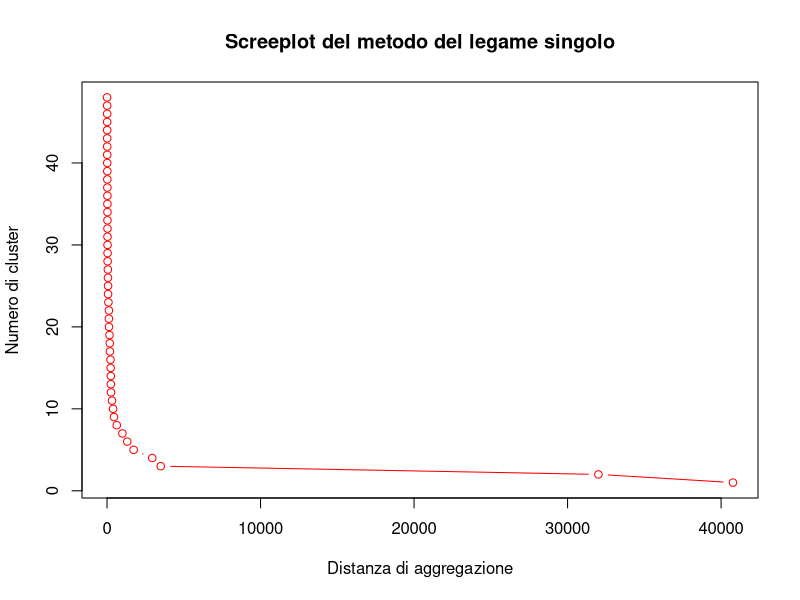
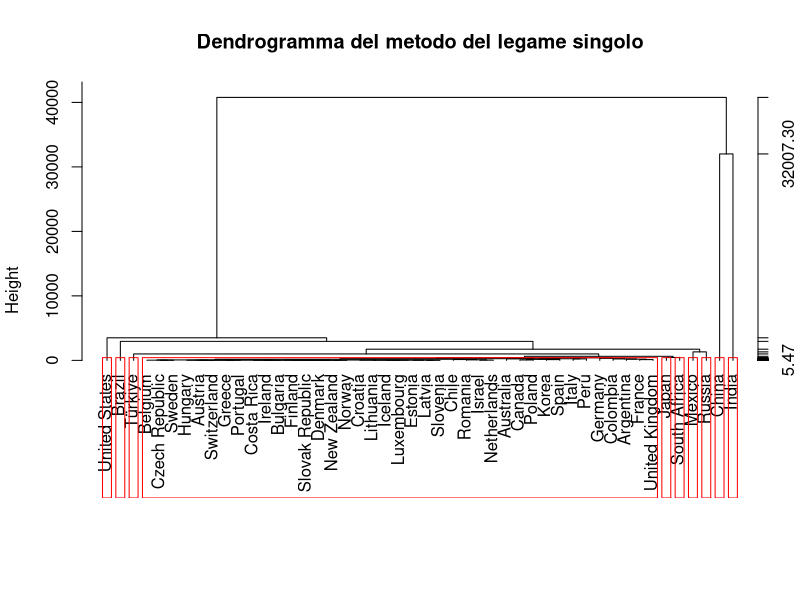
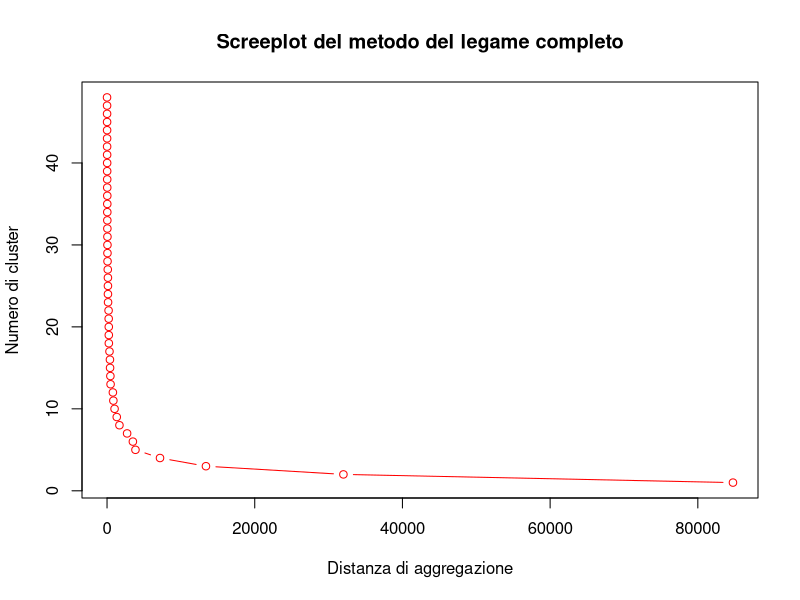
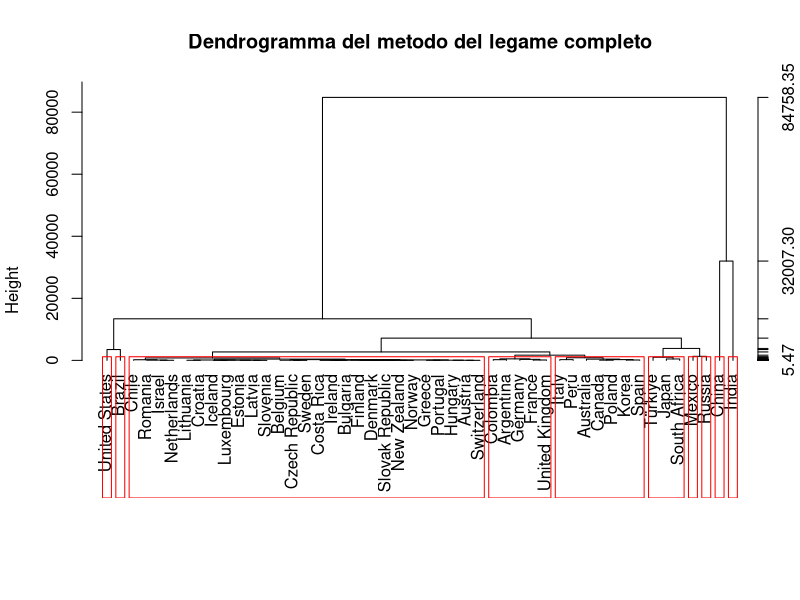
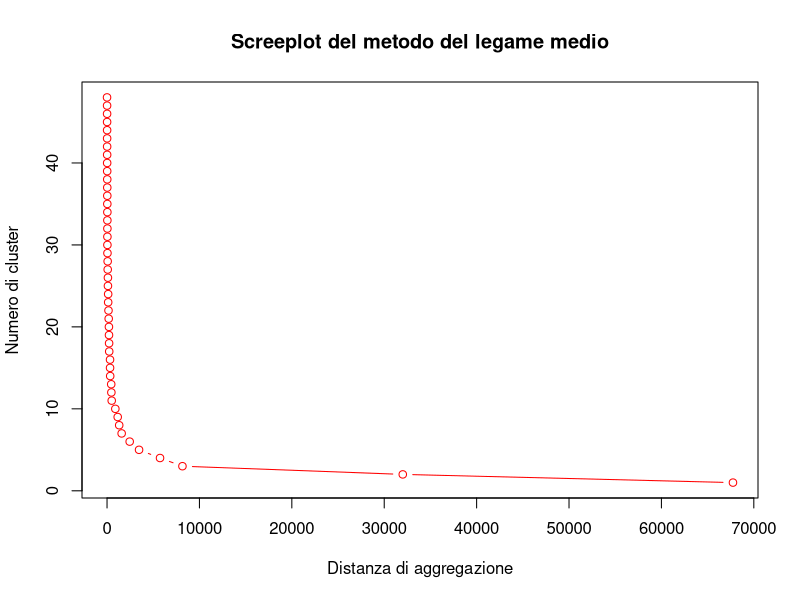
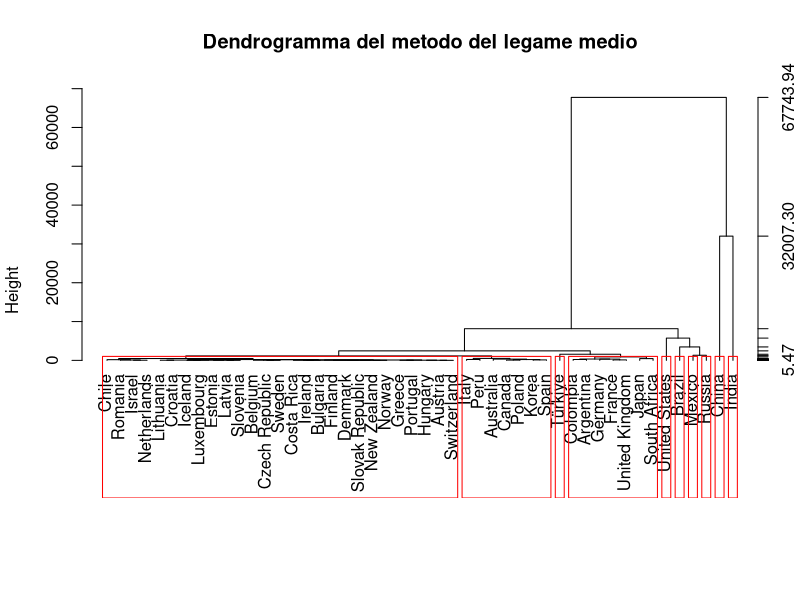
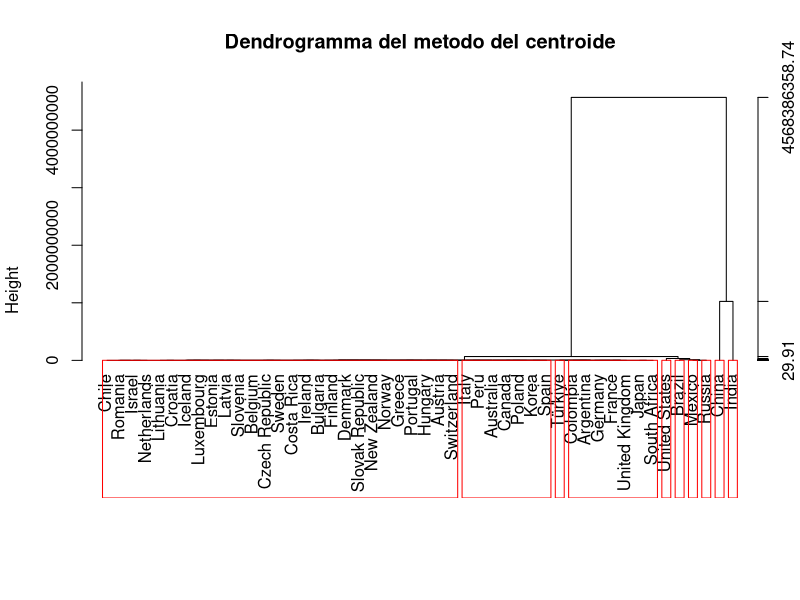
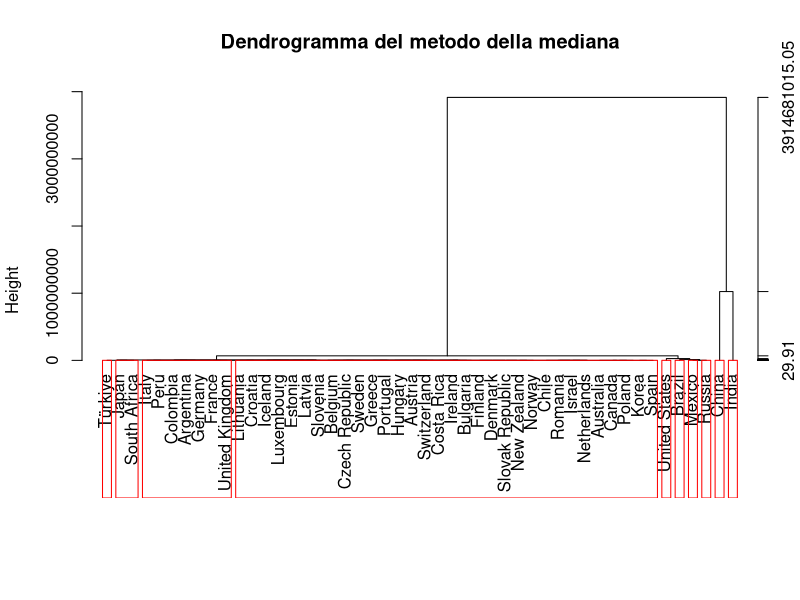

Write R code to recreate these figures, in order.
# CLUSTERING SUL DATASET DELLE NASCITE
# Author: Daniela Amendola

library(readxl)
library(openxlsx)

data <- read_excel("dataset_puliti/nascite_arrotondato.xlsx")

View(data)

# Si estraggono dal datafram i nomi dei Paesi
nome_paesi <- data$Country
nome_paesi <- sub(" \\(People's Republic of\\)", "", data$Country) # Modifico il nome della Cina

# Si imposta l'opzione per evitare la notazione scientifica nei grafici
options(scipen = 999)

################################################################################
#------------------------- Matrice delle distanze -----------------------------#
################################################################################

# Si calcola la matrice delle distanze tramite la metrica euclidea
distanzaEuclidea <- dist(data[, -1], method = "euclidean")
distanzaEuclidea

# Si converte la matrice delle distanze in un dataframe
distanzaEuclidea_df <- as.data.frame(as.matrix(distanzaEuclidea))

# Si aggiungono i nomi dei Paesi alle righe e alle colonne
rownames(distanzaEuclidea_df) <- nome_paesi
colnames(distanzaEuclidea_df) <- nome_paesi

View(distanzaEuclidea_df)

# Si salva la matrice delle distanze euclidee in un file Excel
write.xlsx(distanzaEuclidea_df, "matrice_distanze_nascite.xlsx", rowNames = TRUE)

################################################################################
#----------------------- Misura di non omogeneità totale ----------------------#
################################################################################

n <- nrow(data[, -1]) # numero di righe nel df
WI <- cov(data[, -1]) # matrice di covarianza
HI <- (n - 1)* WI # matrice di non omogeneità statistica

trHI <- sum(diag(HI)) # misura di non omogeneita’ statistica 
trHI

################################################################################
# ---------------------------- Metodi gerarchici ------------------------------#
################################################################################

#------------ Metodo del legame singolo ------------#
hls_singolo <- hclust(distanzaEuclidea, method = "single")

# Si realizza lo screeplot per vedere il numero di cluster consigliato
plot(c(0, hls_singolo$height), 
     seq(48,1),
     type = "b", 
     main = "Screeplot del metodo del legame singolo", 
     sub = "",
     xlab = "Distanza di aggregazione",
     ylab = "Numero di cluster",
     col = "red")

c(0, hls_singolo$height) # Consigliato 3 cluster

#----- Misure di non omogeneità statistiche
# Si taglia il dendrogramma in 3 cluster
taglio_singolo <- cutree(hls_singolo, k = 3, h = NULL)

# Numeri di elementi dei gruppi
num_gruppi_singolo <- table(taglio_singolo)

# Lista di indici per i gruppi
taglioList_singolo <- list(taglio_singolo)

agvar_singolo <- aggregate(data[, -1], taglioList_singolo, var)[, -1]

# Gruppo 1
trH1 <- (num_gruppi_singolo[[1]] - 1) * sum(agvar_singolo[1, ])
if(is.na(trH1))
  trH1 <- 0
trH1

# Gruppo 2
trH2 <- (num_gruppi_singolo[[2]] - 1) * sum(agvar_singolo[2, ])
if(is.na(trH2))
  trH2 <- 0
trH2

# Gruppo 3
trH3 <- (num_gruppi_singolo[[3]] - 1) * sum(agvar_singolo[3, ])
if(is.na(trH3))
  trH3 <- 0
trH3

# Si calcola la misura di non omogeneità interna (within)
trWithin <- trH1 + trH2 + trH3 
trWithin

# Si calcola la misura di non omogeneita’ tra i cluster (between)
trBetween <- trHI - trWithin
trBetween/trHI # 0.9659548

#-------- Si Prova con 5 cluster
taglio_singolo <- cutree(hls_singolo, k = 5, h = NULL)

# Numeri di elementi dei gruppi
num_gruppi_singolo <- table(taglio_singolo)

# Lista di indici per i gruppi
taglioList_singolo <- list(taglio_singolo)

agvar_singolo <- aggregate(data[, -1], taglioList_singolo, var)[, -1]

# Gruppo 1
trH1 <- (num_gruppi_singolo[[1]] - 1) * sum(agvar_singolo[1, ])
if(is.na(trH1))
  trH1 <- 0
trH1

# Gruppo 2
trH2 <- (num_gruppi_singolo[[2]] - 1) * sum(agvar_singolo[2, ])
if(is.na(trH2))
  trH2 <- 0
trH2

# Gruppo 3
trH3 <- (num_gruppi_singolo[[3]] - 1) * sum(agvar_singolo[3, ])
if(is.na(trH3))
  trH3 <- 0
trH3

# Gruppo 4
trH4 <- (num_gruppi_singolo[[4]] - 1) * sum(agvar_singolo[4, ])
if(is.na(trH4))
  trH4 <- 0
trH4

# Gruppo 5
trH5 <- (num_gruppi_singolo[[5]] - 1) * sum(agvar_singolo[5, ])
if(is.na(trH5))
  trH5 <- 0
trH5

# Si calcola la misura di non omogeneità interna (within)
trWithin <- trH1 + trH2 + trH3 + trH4 + trH5 
trWithin

# Si calcola la misura di non omogeneita’ tra i cluster (between)
trBetween <- trHI - trWithin 
trBetween/trHI # 0.9882972

# ------- Si Prova con 10 cluster
taglio_singolo <- cutree(hls_singolo, k = 10, h = NULL)

# Numeri di elementi dei gruppi
num_gruppi_singolo <- table(taglio_singolo)

# Lista di indici per i gruppi
taglioList_singolo <- list(taglio_singolo)

agvar_singolo <- aggregate(data[, -1], taglioList_singolo, var)[, -1]

# Gruppo 1
trH1 <- (num_gruppi_singolo[[1]] - 1) * sum(agvar_singolo[1, ])
if(is.na(trH1))
  trH1 <- 0
trH1

# Gruppo 2
trH2 <- (num_gruppi_singolo[[2]] - 1) * sum(agvar_singolo[2, ])
if(is.na(trH2))
  trH2 <- 0
trH2

# Gruppo 3
trH3 <- (num_gruppi_singolo[[3]] - 1) * sum(agvar_singolo[3, ])
if(is.na(trH3))
  trH3 <- 0
trH3

# Gruppo 4
trH4 <- (num_gruppi_singolo[[4]] - 1) * sum(agvar_singolo[4, ])
if(is.na(trH4))
  trH4 <- 0
trH4

# Gruppo 5
trH5 <- (num_gruppi_singolo[[5]] - 1) * sum(agvar_singolo[5, ])
if(is.na(trH5))
  trH5 <- 0
trH5

# Gruppo 6
trH6 <- (num_gruppi_singolo[[6]] - 1) * sum(agvar_singolo[6, ])
if(is.na(trH6))
  trH6 <- 0
trH6

# Gruppo 7
trH7 <- (num_gruppi_singolo[[7]] - 1) * sum(agvar_singolo[7, ])
if(is.na(trH7))
  trH7 <- 0
trH7

# Gruppo 8
trH8 <- (num_gruppi_singolo[[8]] - 1) * sum(agvar_singolo[8, ])
if(is.na(trH8))
  trH8 <- 0
trH8

# Gruppo 9
trH9 <- (num_gruppi_singolo[[9]] - 1) * sum(agvar_singolo[9, ])
if(is.na(trH9))
  trH9 <- 0
trH9

# Gruppo 10
trH10 <- (num_gruppi_singolo[[10]] - 1) * sum(agvar_singolo[10, ])
if(is.na(trH10))
  trH10 <- 0
trH10

# Si calcola la misura di non omogeneità interna (within)
trWithin <- trH1 + trH2 + trH3 + trH4 + trH5 + trH6 + trH7 + trH8 + trH9 + trH10 
trWithin

# Si calcola la misura di non omogeneita’ tra i cluster (between)
trBetween <- trHI - trWithin
trBetween/trHI # 0.997217

#---------Dendrogramma
# Si visualizza il dendrogramma con 10 cluster
plot(hls_singolo, 
     hang = -1,
     main = "Dendrogramma del metodo del legame singolo", 
     sub = "",
     xlab = "",
     labels = nome_paesi)
axis(side = 4, at = round(hls_singolo$height, 2))

# Si inseriscono i rettangoli per i cluster
rect.hclust(hls_singolo, k = 10, border = "red")


#------------ Metodo del legame completo ------------#
hlc_completo <- hclust(distanzaEuclidea, method = "complete")

# Si realizza lo screeplot per vedere il numero di cluster consigliato
plot(c(0, hlc_completo$height), 
     seq(48,1),
     type = "b", 
     main = "Screeplot del metodo del legame completo", 
     sub = "",
     xlab = "Distanza di aggregazione",
     ylab = "Numero di cluster",
     col = "red")

c(0, hlc_completo$height) # Consigliato 2 cluster

#----- Misure di non omogeneità statistiche
# Si taglia il dendrogramma in 2 cluster
taglio_completo <- cutree(hlc_completo, k = 2, h = NULL)

# Numeri di elementi dei gruppi
num_gruppi_completo <- table(taglio_completo)

# Lista di indici per i gruppi
taglioList_completo <- list(taglio_completo)

agvar_completo <- aggregate(data[, -1], taglioList_completo, var)[, -1]

# Gruppo 1
trH1 <- (num_gruppi_completo[[1]] - 1) * sum(agvar_completo[1, ])
if(is.na(trH1))
  trH1 <- 0
trH1

# Gruppo 2
trH2 <- (num_gruppi_completo[[2]] - 1) * sum(agvar_completo[1, ])
if(is.na(trH2))
  trH2 <- 0
trH2

# Si calcola la misura di non omogeneità interna (within)
trWithin <- trH1 + trH2
trWithin

# Si calcola la misura di non omogeneita’ tra i cluster (between)
trBetween <- trHI - trWithin 
trBetween/trHI # 0.9651982

#-------- Si Prova con 5 cluster
# Si taglia il dendrogramma in 5 cluster
taglio_completo <- cutree(hlc_completo, k = 5, h = NULL)

# Numeri di elementi dei gruppi
num_gruppi_completo <- table(taglio_completo)

# Lista di indici per i gruppi
taglioList_completo <- list(taglio_completo)

agvar_completo <- aggregate(data[, -1], taglioList_completo, var)[, -1]

# Gruppo 1
trH1 <- (num_gruppi_completo[[1]] - 1) * sum(agvar_completo[1, ])
if(is.na(trH1))
  trH1 <- 0
trH1

# Gruppo 2
trH2 <- (num_gruppi_completo[[2]] - 1) * sum(agvar_completo[1, ])
if(is.na(trH2))
  trH2 <- 0
trH2

# Gruppo 3
trH3 <- (num_gruppi_completo[[3]] - 1) * sum(agvar_completo[1, ])
if(is.na(trH3))
  trH3 <- 0
trH3

# Gruppo 4
trH4 <- (num_gruppi_completo[[4]] - 1) * sum(agvar_completo[1, ])
if(is.na(trH4))
  trH4 <- 0
trH4

# Gruppo 5
trH5 <- (num_gruppi_completo[[5]] - 1) * sum(agvar_completo[1, ])
if(is.na(trH5))
  trH5 <- 0
trH5

# Si calcola la misura di non omogeneità interna (within)
trWithin <- trH1 + trH2 + trH3 + trH4 + trH5 
trWithin

# Si calcola la misura di non omogeneità tra i cluster (between)
trBetween <- trHI - trWithin
trBetween/trHI # 0.9968508

#-------- Si Prova con 10 cluster
# Si taglia il dendrogramma in 10 cluster
taglio_completo <- cutree(hlc_completo, k = 10, h = NULL)

# Numeri di elementi dei gruppi
num_gruppi_completo <- table(taglio_completo)

# Lista di indici per i gruppi
taglioList_completo <- list(taglio_completo)

agvar_completo <- aggregate(data[, -1], taglioList_completo, var)[, -1]

# Gruppo 1
trH1 <- (num_gruppi_completo[[1]] - 1) * sum(agvar_completo[1, ])
if(is.na(trH1))
  trH1 <- 0
trH1

# Gruppo 2
trH2 <- (num_gruppi_completo[[2]] - 1) * sum(agvar_completo[1, ])
if(is.na(trH2))
  trH2 <- 0
trH2

# Gruppo 3
trH3 <- (num_gruppi_completo[[3]] - 1) * sum(agvar_completo[1, ])
if(is.na(trH3))
  trH3 <- 0
trH3

# Gruppo 4
trH4 <- (num_gruppi_completo[[4]] - 1) * sum(agvar_completo[1, ])
if(is.na(trH4))
  trH4 <- 0
trH4

# Gruppo 5
trH5 <- (num_gruppi_completo[[5]] - 1) * sum(agvar_completo[1, ])
if(is.na(trH5))
  trH5 <- 0
trH5

# Gruppo 6
trH6 <- (num_gruppi_completo[[6]] - 1) * sum(agvar_completo[1, ])
if(is.na(trH6))
  trH6 <- 0
trH6

# Gruppo 7
trH7 <- (num_gruppi_completo[[7]] - 1) * sum(agvar_completo[1, ])
if(is.na(trH7))
  trH7 <- 0
trH7

# Gruppo 8
trH8 <- (num_gruppi_completo[[8]] - 1) * sum(agvar_completo[1, ])
if(is.na(trH8))
  trH8 <- 0
trH8

# Gruppo 9
trH9 <- (num_gruppi_completo[[9]] - 1) * sum(agvar_completo[1, ])
if(is.na(trH9))
  trH9 <- 0
trH9

# Gruppo 10
trH10 <- (num_gruppi_completo[[10]] - 1) * sum(agvar_completo[1, ])
if(is.na(trH10))
  trH10 <- 0
trH10

# Si calcola la misura di non omogeneità interna (within)
trWithin <- trH1 + trH2 + trH3 + trH4 + trH5 + trH6 + trH7 + trH8 + trH9 + trH10
trWithin

# Si calcola la misura di non omogeneità tra i cluster (between)
trBetween <- trHI - trWithin
trBetween/trHI # 0.9996666

#-------- Dendrogramma
# Si visualizza il dendrogramma con 10 cluster
plot(hlc_completo, 
     hang = -1,
     main = "Dendrogramma del metodo del legame completo", 
     sub = "",
     xlab = "",
     labels = nome_paesi)
axis(side = 4, at = round(hlc_completo$height, 2))

# Si inseriscono i rettangoli per i cluster
rect.hclust(hlc_completo, k = 10, border = "red")

#------------ Metodo del legame medio ------------#
hlm_medio <- hclust(distanzaEuclidea, method = "average")

# Si realizza lo screeplot per vedere il numero di cluster consigliato
plot(c(0, hlm_medio$height), 
     seq(48,1),
     type = "b", 
     main = "Screeplot del metodo del legame medio", 
     sub = "",
     xlab = "Distanza di aggregazione",
     ylab = "Numero di cluster",
     col = "red")

c(0, hlm_medio$height) # Consigliato 2 cluster

#----- Misure di non omogeneità statistiche
# Si taglia il dendrogramma in 2 cluster
taglio_medio <- cutree(hlm_medio, k = 2, h = NULL)

# Numeri di elementi dei gruppi
num_gruppi_medio <- table(taglio_medio)

# Lista di indici per i gruppi
taglioList_medio <- list(taglio_medio)

agvar_medio <- aggregate(data[, -1], taglioList_medio, var)[, -1]

# Gruppo 1
trH1 <- (num_gruppi_medio[[1]] - 1) * sum(agvar_medio[1, ])
if(is.na(trH1))
  trH1 <- 0
trH1

# Gruppo 2
trH2 <- (num_gruppi_medio[[2]] - 1) * sum(agvar_medio[1, ])
if(is.na(trH2))
  trH2 <- 0
trH2

# Si calcola la misura di non omogeneità interna (within)
trWithin <- trH1 + trH2 
trWithin

# Si calcola la misura di non omogeneità tra i cluster (between)
trBetween <- trHI - trWithin
trBetween/trHI # 0.9651982

#-------- Si Prova con 5 cluster
# Si taglia il dendrogramma in 5 cluster
taglio_medio <- cutree(hlm_medio, k = 5, h = NULL)

# Numeri di elementi dei gruppi
num_gruppi_medio <- table(taglio_medio)

# Lista di indici per i gruppi
taglioList_medio <- list(taglio_medio)

agvar_medio <- aggregate(data[, -1], taglioList_medio, var)[, -1]

# Gruppo 1
trH1 <- (num_gruppi_medio[[1]] - 1) * sum(agvar_medio[1, ])
if(is.na(trH1))
  trH1 <- 0
trH1

# Gruppo 2
trH2 <- (num_gruppi_medio[[2]] - 1) * sum(agvar_medio[1, ])
if(is.na(trH2))
  trH2 <- 0
trH2

# Gruppo 3
trH3 <- (num_gruppi_medio[[3]] - 1) * sum(agvar_medio[1, ])
if(is.na(trH3))
  trH3 <- 0
trH3

# Gruppo 4
trH4 <- (num_gruppi_medio[[4]] - 1) * sum(agvar_medio[1, ])
if(is.na(trH4))
  trH4 <- 0
trH4

# Gruppo 5
trH5 <- (num_gruppi_medio[[5]] - 1) * sum(agvar_medio[1, ])
if(is.na(trH5))
  trH5 <- 0
trH5

# Si calcola la misura di non omogeneità interna (within)
trWithin <- trH1 + trH2 + trH3 + trH4 + trH5 
trWithin

# Si calcola la misura di non omogeneità tra i cluster (between)
trBetween <- trHI - trWithin
trBetween/trHI # 0.9944106

#-------- Si Prova con 10 cluster
# Si taglia il dendrogramma in 10 cluster
taglio_medio <- cutree(hlm_medio, k = 10, h = NULL)

# Numeri di elementi dei gruppi
num_gruppi_medio <- table(taglio_medio)

# Lista di indici per i gruppi
taglioList_medio <- list(taglio_medio)

agvar_medio <- aggregate(data[, -1], taglioList_medio, var)[, -1]

# Gruppo 1
trH1 <- (num_gruppi_medio[[1]] - 1) * sum(agvar_medio[1, ])
if(is.na(trH1))
  trH1 <- 0
trH1

# Gruppo 2
trH2 <- (num_gruppi_medio[[2]] - 1) * sum(agvar_medio[1, ])
if(is.na(trH2))
  trH2 <- 0
trH2

# Gruppo 3
trH3 <- (num_gruppi_medio[[3]] - 1) * sum(agvar_medio[1, ])
if(is.na(trH3))
  trH3 <- 0
trH3

# Gruppo 4
trH4 <- (num_gruppi_medio[[4]] - 1) * sum(agvar_medio[1, ])
if(is.na(trH4))
  trH4 <- 0
trH4

# Gruppo 5
trH5 <- (num_gruppi_medio[[5]] - 1) * sum(agvar_medio[1, ])
if(is.na(trH5))
  trH5 <- 0
trH5

# Gruppo 6
trH6 <- (num_gruppi_medio[[6]] - 1) * sum(agvar_medio[1, ])
if(is.na(trH6))
  trH6 <- 0
trH6

# Gruppo 7
trH7 <- (num_gruppi_medio[[7]] - 1) * sum(agvar_medio[1, ])
if(is.na(trH7))
  trH7 <- 0
trH7

# Gruppo 8
trH8 <- (num_gruppi_medio[[8]] - 1) * sum(agvar_medio[1, ])
if(is.na(trH8))
  trH8 <- 0
trH8

# Gruppo 9
trH9 <- (num_gruppi_medio[[9]] - 1) * sum(agvar_medio[1, ])
if(is.na(trH9))
  trH9 <- 0
trH9

# Gruppo 10
trH10 <- (num_gruppi_medio[[10]] - 1) * sum(agvar_medio[1, ])
if(is.na(trH10))
  trH10 <- 0
trH10

# Si calcola la misura di non omogeneità interna (within)
trWithin <- trH1 + trH2 + trH3 + trH4 + trH5 + trH6 + trH7 + trH8 + trH9 + trH10 
trWithin

# Si calcola la misura di non omogeneità tra i cluster (between)
trBetween <- trHI - trWithin
trBetween/trHI # 0.9996666

#---------Dendrogramma
# Si visualizza il dendrogramma con 10 cluster
plot(hlm_medio,
     hang = -1,
     main = "Dendrogramma del metodo del legame medio", 
     sub = "",
     xlab = "",
     labels = nome_paesi)
axis(side = 4, at = round(hlm_medio$height, 2))

# Si inseriscono i rettangoli per i cluster
rect.hclust(hlm_medio, k = 10, border = "red")

#------------ Metodo del centroide ------------#
# Si calcola la matrice contenente i quadrati delle distanze euclidee
distanzaEuclidea2 <- distanzaEuclidea ^ 2

hc_centroide <- hclust(distanzaEuclidea2, method = "centroid")

#----- Misure di non omogeneità statistiche
# Si taglia il dendrogramma in 2 cluster
taglio_centroide <- cutree(hc_centroide, k = 2, h = NULL)

# Numeri di elementi dei gruppi
num_gruppi_centroide <- table(taglio_centroide)

# Lista di indici per i gruppi
taglioList_centroide <- list(taglio_centroide)

agvar_centroide <- aggregate(data[, -1], taglioList_centroide, var)[, -1]

# Gruppo 1
trH1 <- (num_gruppi_centroide[[1]] - 1) * sum(agvar_centroide[1, ])
if(is.na(trH1))
  trH1 <- 0
trH1

# Gruppo 2
trH2 <- (num_gruppi_centroide[[2]] - 1) * sum(agvar_centroide[1, ])
if(is.na(trH2))
  trH2 <- 0
trH2

# Si calcola la misura di non omogeneità interna (within)
trWithin <- trH1 + trH2 
trWithin

# Si calcola la misura di non omogeneità tra i cluster (between)
trBetween <- trHI - trWithin
trBetween/trHI # 0.9651982

#-------- Si Prova con 5 cluster
# Si taglia il dendrogramma in 5 cluster
taglio_centroide <- cutree(hc_centroide, k = 5, h = NULL)

# Numeri di elementi dei gruppi
num_gruppi_centroide <- table(taglio_centroide)

# Lista di indici per i gruppi
taglioList_centroide <- list(taglio_centroide)

agvar_centroide <- aggregate(data[, -1], taglioList_centroide, var)[, -1]

# Gruppo 1
trH1 <- (num_gruppi_centroide[[1]] - 1) * sum(agvar_centroide[1, ])
if(is.na(trH1))
  trH1 <- 0
trH1

# Gruppo 2
trH2 <- (num_gruppi_centroide[[2]] - 1) * sum(agvar_centroide[1, ])
if(is.na(trH2))
  trH2 <- 0
trH2

# Gruppo 3
trH3 <- (num_gruppi_centroide[[3]] - 1) * sum(agvar_centroide[1, ])
if(is.na(trH3))
  trH3 <- 0
trH3

# Gruppo 4
trH4 <- (num_gruppi_centroide[[4]] - 1) * sum(agvar_centroide[1, ])
if(is.na(trH4))
  trH4 <- 0
trH4

# Gruppo 5
trH5 <- (num_gruppi_centroide[[5]] - 1) * sum(agvar_centroide[1, ])
if(is.na(trH5))
  trH5 <- 0
trH5

# Si calcola la misura di non omogeneità interna (within)
trWithin <- trH1 + trH2 + trH3 + trH4 + trH5 
trWithin

# Si calcola la misura di non omogeneità tra i cluster (between)
trBetween <- trHI - trWithin
trBetween/trHI # 0.9944106

#--------- Si Prova con 10 cluster
# Si taglia il dendrogramma in 10 cluster
taglio_centroide <- cutree(hc_centroide, k = 10, h = NULL)

# Numeri di elementi dei gruppi
num_gruppi_centroide <- table(taglio_centroide)

# Lista di indici per i gruppi
taglioList_centroide <- list(taglio_centroide)

agvar_centroide <- aggregate(data[, -1], taglioList_centroide, var)[, -1]

# Gruppo 1
trH1 <- (num_gruppi_centroide[[1]] - 1) * sum(agvar_centroide[1, ])
if(is.na(trH1))
  trH1 <- 0
trH1

# Gruppo 2
trH2 <- (num_gruppi_centroide[[2]] - 1) * sum(agvar_centroide[1, ])
if(is.na(trH2))
  trH2 <- 0
trH2

# Gruppo 3
trH3 <- (num_gruppi_centroide[[3]] - 1) * sum(agvar_centroide[1, ])
if(is.na(trH3))
  trH3 <- 0
trH3

# Gruppo 4
trH4 <- (num_gruppi_centroide[[4]] - 1) * sum(agvar_centroide[1, ])
if(is.na(trH4))
  trH4 <- 0
trH4

# Gruppo 5
trH5 <- (num_gruppi_centroide[[5]] - 1) * sum(agvar_centroide[1, ])
if(is.na(trH5))
  trH5 <- 0
trH5

# Gruppo 6
trH6 <- (num_gruppi_centroide[[6]] - 1) * sum(agvar_centroide[1, ])
if(is.na(trH6))
  trH6 <- 0
trH6

# Gruppo 7
trH7 <- (num_gruppi_centroide[[7]] - 1) * sum(agvar_centroide[1, ])
if(is.na(trH7))
  trH7 <- 0
trH7

# Gruppo 8
trH8 <- (num_gruppi_centroide[[8]] - 1) * sum(agvar_centroide[1, ])
if(is.na(trH8))
  trH8 <- 0
trH8

# Gruppo 9
trH9 <- (num_gruppi_centroide[[9]] - 1) * sum(agvar_centroide[1, ])
if(is.na(trH9))
  trH9 <- 0
trH9

# Gruppo 10
trH10 <- (num_gruppi_centroide[[10]] - 1) * sum(agvar_centroide[1, ])
if(is.na(trH10))
  trH10 <- 0
trH10

# Si calcola la misura di non omogeneità interna (within)
trWithin <- trH1 + trH2 + trH3 + trH4 + trH5 + trH6 + trH7 + trH8 + trH9 + trH10 
trWithin

# Si calcola la misura di non omogeneità tra i cluster (between)
trBetween <- trHI - trWithin
trBetween/trHI # 0.9996666

#---------Dendrogramma
# Si visualizza il dendrogramma con 10 cluster
plot(hc_centroide,
     hang = -1,
     main = "Dendrogramma del metodo del centroide", 
     sub = "",
     xlab = "",
     labels = nome_paesi)
axis(side = 4, at = round(hc_centroide$height, 2))

# Si inseriscono i rettangoli per i cluster
rect.hclust(hc_centroide, k = 10, border = "red")

#------------ Metodo della mediana ------------#
hmed_mediana <- hclust(distanzaEuclidea2, method = "median")

#----- Misure di non omogeneità statistiche
# Si taglia il dendrogramma in 2 cluster
taglio_mediana <- cutree(hmed_mediana, k = 2, h = NULL)

# Numeri di elementi dei gruppi
num_gruppi_mediana <- table(taglio_mediana)

# Lista di indici per i gruppi
taglioList_mediana <- list(taglio_mediana)

agvar_mediana <- aggregate(data[, -1], taglioList_mediana, var)[, -1]

# Gruppo 1
trH1 <- (num_gruppi_mediana[[1]] - 1) * sum(agvar_mediana[1, ])
if(is.na(trH1))
  trH1 <- 0
trH1

# Gruppo 2
trH2 <- (num_gruppi_mediana[[2]] - 1) * sum(agvar_mediana[1, ])
if(is.na(trH2))
  trH2 <- 0
trH2

# Si calcola la misura di non omogeneità interna (within)
trWithin <- trH1 + trH2 
trWithin

# Si calcola la misura di non omogeneità tra i cluster (between)
trBetween <- trHI - trWithin
trBetween/trHI # 0.9651982

#--------- Si Prova con 5 cluster
# Si taglia il dendrogramma in 5 cluster
taglio_mediana <- cutree(hmed_mediana, k = 5, h = NULL)

# Numeri di elementi dei gruppi
num_gruppi_mediana <- table(taglio_mediana)

# Lista di indici per i gruppi
taglioList_mediana <- list(taglio_mediana)

agvar_mediana <- aggregate(data[, -1], taglioList_mediana, var)[, -1]

# Gruppo 1
trH1 <- (num_gruppi_mediana[[1]] - 1) * sum(agvar_mediana[1, ])
if(is.na(trH1))
  trH1 <- 0
trH1

# Gruppo 2
trH2 <- (num_gruppi_mediana[[2]] - 1) * sum(agvar_mediana[1, ])
if(is.na(trH2))
  trH2 <- 0
trH2

# Gruppo 3
trH3 <- (num_gruppi_mediana[[3]] - 1) * sum(agvar_mediana[1, ])
if(is.na(trH3))
  trH3 <- 0
trH3

# Gruppo 4
trH4 <- (num_gruppi_mediana[[4]] - 1) * sum(agvar_mediana[1, ])
if(is.na(trH4))
  trH4 <- 0
trH4

# Gruppo 5
trH5 <- (num_gruppi_mediana[[5]] - 1) * sum(agvar_mediana[1, ])
if(is.na(trH5))
  trH5 <- 0
trH5

# Si calcola la misura di non omogeneità interna (within)
trWithin <- trH1 + trH2 + trH3 + trH4 + trH5 
trWithin

# Si calcola la misura di non omogeneità tra i cluster (between)
trBetween <- trHI - trWithin
trBetween/trHI # 0.9944106

#--------- Si Prova con 10 cluster
# Si taglia il dendrogramma in 10 cluster
taglio_mediana <- cutree(hmed_mediana, k = 10, h = NULL)

# Numeri di elementi dei gruppi
num_gruppi_mediana <- table(taglio_mediana)

# Lista di indici per i gruppi
taglioList_mediana <- list(taglio_mediana)

agvar_mediana <- aggregate(data[, -1], taglioList_mediana, var)[, -1]

# Gruppo 1
trH1 <- (num_gruppi_mediana[[1]] - 1) * sum(agvar_mediana[1, ])
if(is.na(trH1))
  trH1 <- 0
trH1

# Gruppo 2
trH2 <- (num_gruppi_mediana[[2]] - 1) * sum(agvar_mediana[1, ])
if(is.na(trH2))
  trH2 <- 0
trH2

# Gruppo 3
trH3 <- (num_gruppi_mediana[[3]] - 1) * sum(agvar_mediana[1, ])
if(is.na(trH3))
  trH3 <- 0
trH3

# Gruppo 4
trH4 <- (num_gruppi_mediana[[4]] - 1) * sum(agvar_mediana[1, ])
if(is.na(trH4))
  trH4 <- 0
trH4

# Gruppo 5
trH5 <- (num_gruppi_mediana[[5]] - 1) * sum(agvar_mediana[1, ])
if(is.na(trH5))
  trH5 <- 0
trH5

# Gruppo 6
trH6 <- (num_gruppi_mediana[[6]] - 1) * sum(agvar_mediana[1, ])
if(is.na(trH6))
  trH6 <- 0
trH6

# Gruppo 7
trH7 <- (num_gruppi_mediana[[7]] - 1) * sum(agvar_mediana[1, ])
if(is.na(trH7))
  trH7 <- 0
trH7

# Gruppo 8
trH8 <- (num_gruppi_mediana[[8]] - 1) * sum(agvar_mediana[1, ])
if(is.na(trH8))
  trH8 <- 0
trH8

# Gruppo 9
trH9 <- (num_gruppi_mediana[[9]] - 1) * sum(agvar_mediana[1, ])
if(is.na(trH9))
  trH9 <- 0
trH9

# Gruppo 10
trH10 <- (num_gruppi_mediana[[10]] - 1) * sum(agvar_mediana[1, ])
if(is.na(trH10))
  trH10 <- 0
trH10

# Si calcola la misura di non omogeneità interna (within)
trWithin <- trH1 + trH2 + trH3 + trH4 + trH5 + trH6 + trH7 + trH8 + trH9 + trH10 
trWithin

# Si calcola la misura di non omogeneità esterna (between)
trBetween <- trHI - trWithin
trBetween/trHI # 0.9992951

#-------- Dendrogramma
# Si visualizza il dendrogramma con 10 cluster
plot(hmed_mediana, 
     hang = -1,
     main = "Dendrogramma del metodo della mediana", 
     sub = "",
     xlab = "",
     labels = nome_paesi)
axis(side = 4, at = round(hmed_mediana$height, 2))

# Si inseriscono i rettangoli per i cluster
rect.hclust(hmed_mediana, k = 10, border = "red")


################################################################################
# -------------------------- Metodi non gerarchici ----------------------------#
################################################################################

# ------------ k-means ------------#
# Visti i risultati precedenti si sceglie di calcolare il k-means con 10 cluster
km <- kmeans(data[, -1], centers = 10, iter.max = 15, nstart = 10)
km

# Si crea un dataframe associando il numero del cluster al nome del paese
associazioni <- data.frame(Numero = km$cluster, Paese = nome_paesi)

# Si visualizza il dataframe
View(associazioni)

# Si calcola la misura di non omogeneità totale
km$totss # 9594970616

# Si calcola la misura di non omoegeneità interna (within)
km$tot.withinss # 10951176

# Si calcola la misura di non omogeneità esterna (between)
km$betweenss/km$totss # 0.9988587



